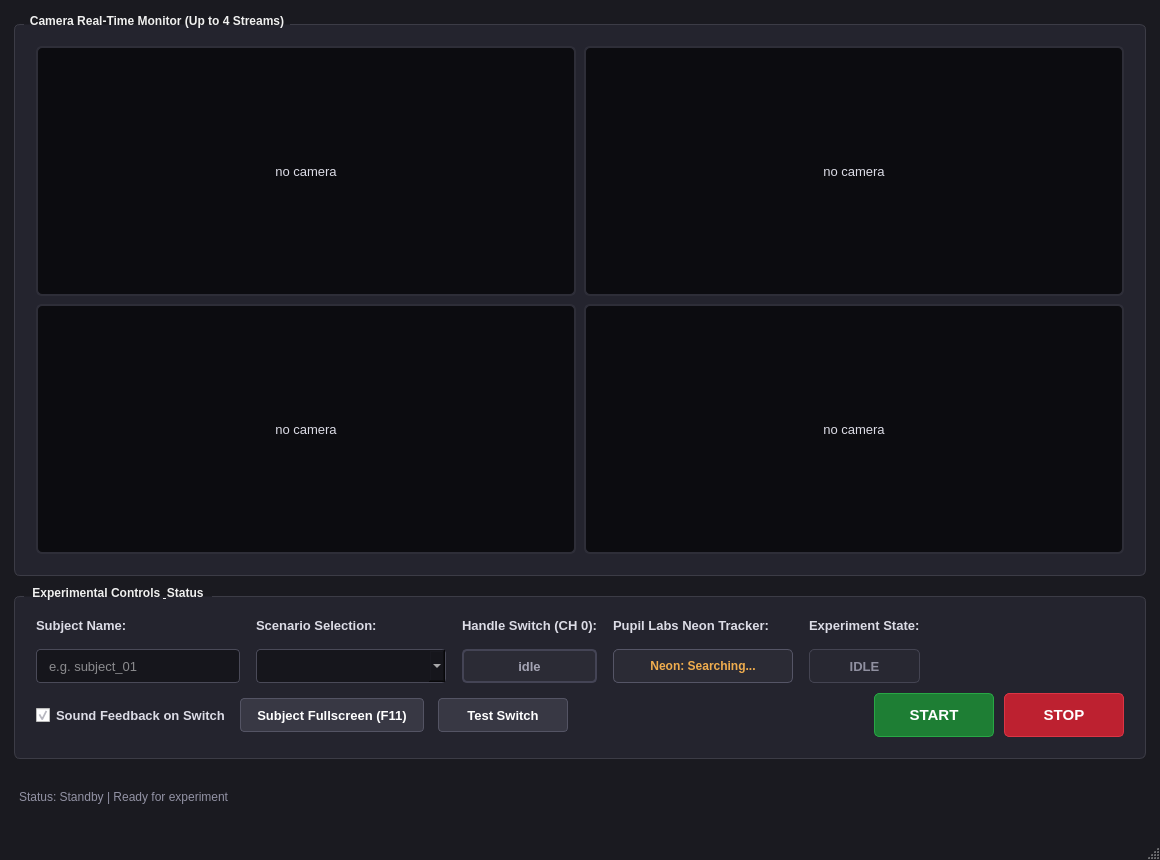
<?xml version="1.0" encoding="UTF-8"?>
<ui version="4.0">
 <class>OperatorWindow</class>
 <widget class="QMainWindow" name="OperatorWindow">
  <property name="geometry">
   <rect>
    <x>0</x>
    <y>0</y>
    <width>1160</width>
    <height>860</height>
   </rect>
  </property>
  <property name="windowTitle">
   <string>Simulator Monitor - Operator Control</string>
  </property>
  <property name="styleSheet">
   <string notr="true">
    QMainWindow { background-color: #1a1a20; color: #f0f0f0; }
    QLabel { color: #dcdce6; font-size: 13px; }
    QGroupBox { font-weight: bold; border: 1px solid #3c3c46; border-radius: 6px; margin-top: 10px; padding: 12px; background-color: #24242e; color: #f0f0f0; }
    QGroupBox::title { subcontrol-origin: margin; left: 10px; padding: 0 4px; }
    QLineEdit { background-color: #16161c; border: 1px solid #4a4a58; border-radius: 4px; padding: 6px 10px; color: #ffffff; font-size: 13px; }
    QLineEdit:focus { border: 1px solid #007acc; }
    QComboBox { background-color: #16161c; border: 1px solid #4a4a58; border-radius: 4px; padding: 6px 10px; color: #ffffff; font-size: 13px; }
    QComboBox:focus { border: 1px solid #007acc; }
    QComboBox QAbstractItemView { background-color: #24242e; color: #ffffff; selection-background-color: #007acc; }
    QCheckBox { color: #dcdce6; font-size: 13px; font-weight: bold; spacing: 6px; }
    QPushButton { background-color: #383844; color: #ffffff; border: 1px solid #545464; border-radius: 4px; padding: 8px 16px; font-weight: bold; font-size: 13px; }
    QPushButton:hover { background-color: #4a4a58; }
    QPushButton:pressed { background-color: #2a2a34; }
    QPushButton:disabled { background-color: #262630; color: #666674; border-color: #363644; }
   </string>
  </property>
  <widget class="QWidget" name="centralwidget">
   <layout class="QVBoxLayout" name="mainVerticalLayout">
    <property name="spacing">
     <number>10</number>
    </property>
    <property name="leftMargin">
     <number>14</number>
    </property>
    <property name="topMargin">
     <number>14</number>
    </property>
    <property name="rightMargin">
     <number>14</number>
    </property>
    <property name="bottomMargin">
     <number>14</number>
    </property>
    <item>
     <widget class="QGroupBox" name="grpCameraViews">
      <property name="title">
       <string>Camera Real-Time Monitor (Up to 4 Streams)</string>
      </property>
      <layout class="QGridLayout" name="gridCamerasLayout">
       <property name="spacing">
        <number>8</number>
       </property>
       <item row="0" column="0">
        <widget class="QLabel" name="label_cam_0">
         <property name="minimumSize">
          <size>
           <width>400</width>
           <height>250</height>
          </size>
         </property>
         <property name="styleSheet">
          <string notr="true">background-color: #0c0c10; border: 2px solid #2e2e38; border-radius: 6px;</string>
         </property>
         <property name="text">
          <string>no camera</string>
         </property>
         <property name="alignment">
          <set>Qt::AlignCenter</set>
         </property>
        </widget>
       </item>
       <item row="0" column="1">
        <widget class="QLabel" name="label_cam_1">
         <property name="minimumSize">
          <size>
           <width>400</width>
           <height>250</height>
          </size>
         </property>
         <property name="styleSheet">
          <string notr="true">background-color: #0c0c10; border: 2px solid #2e2e38; border-radius: 6px;</string>
         </property>
         <property name="text">
          <string>no camera</string>
         </property>
         <property name="alignment">
          <set>Qt::AlignCenter</set>
         </property>
        </widget>
       </item>
       <item row="1" column="0">
        <widget class="QLabel" name="label_cam_2">
         <property name="minimumSize">
          <size>
           <width>400</width>
           <height>250</height>
          </size>
         </property>
         <property name="styleSheet">
          <string notr="true">background-color: #0c0c10; border: 2px solid #2e2e38; border-radius: 6px;</string>
         </property>
         <property name="text">
          <string>no camera</string>
         </property>
         <property name="alignment">
          <set>Qt::AlignCenter</set>
         </property>
        </widget>
       </item>
       <item row="1" column="1">
        <widget class="QLabel" name="label_cam_3">
         <property name="minimumSize">
          <size>
           <width>400</width>
           <height>250</height>
          </size>
         </property>
         <property name="styleSheet">
          <string notr="true">background-color: #0c0c10; border: 2px solid #2e2e38; border-radius: 6px;</string>
         </property>
         <property name="text">
          <string>no camera</string>
         </property>
         <property name="alignment">
          <set>Qt::AlignCenter</set>
         </property>
        </widget>
       </item>
      </layout>
     </widget>
    </item>
    <item>
     <widget class="QGroupBox" name="grpControls">
      <property name="title">
       <string>Experimental Controls &amp; Status</string>
      </property>
      <layout class="QVBoxLayout" name="controlsMainLayout">
       <property name="spacing">
        <number>10</number>
       </property>
       <item>
        <layout class="QHBoxLayout" name="topControlsLayout">
         <property name="spacing">
          <number>16</number>
         </property>
         <item>
          <layout class="QVBoxLayout" name="vboxSubject">
           <item>
            <widget class="QLabel" name="lblSubject">
             <property name="text">
              <string>Subject Name:</string>
             </property>
             <property name="font">
              <font>
               <bold>true</bold>
              </font>
             </property>
            </widget>
           </item>
           <item>
            <widget class="QLineEdit" name="edit_subject_name">
             <property name="minimumSize">
              <size>
               <width>160</width>
               <height>34</height>
              </size>
             </property>
             <property name="placeholderText">
              <string>e.g. subject_01</string>
             </property>
            </widget>
           </item>
          </layout>
         </item>
         <item>
          <layout class="QVBoxLayout" name="vboxScenario">
           <item>
            <widget class="QLabel" name="lblScenario">
             <property name="text">
              <string>Scenario Selection:</string>
             </property>
             <property name="font">
              <font>
               <bold>true</bold>
              </font>
             </property>
            </widget>
           </item>
           <item>
            <widget class="QComboBox" name="combo_scenario">
             <property name="minimumSize">
              <size>
               <width>190</width>
               <height>34</height>
              </size>
             </property>
            </widget>
           </item>
          </layout>
         </item>
         <item>
          <layout class="QVBoxLayout" name="vboxSwitch">
           <item>
            <widget class="QLabel" name="lblSwitchTitle">
             <property name="text">
              <string>Handle Switch (CH 0):</string>
             </property>
             <property name="font">
              <font>
               <bold>true</bold>
              </font>
             </property>
            </widget>
           </item>
           <item>
            <widget class="QLabel" name="label_switch_status">
             <property name="minimumSize">
              <size>
               <width>130</width>
               <height>34</height>
              </size>
             </property>
             <property name="styleSheet">
              <string notr="true">background-color: #2b2b35; color: #a4a4b4; border: 2px solid #444455; border-radius: 5px; font-size: 13px; font-weight: bold; padding: 2px;</string>
             </property>
             <property name="text">
              <string>idle</string>
             </property>
             <property name="alignment">
              <set>Qt::AlignCenter</set>
             </property>
            </widget>
           </item>
          </layout>
         </item>
         <item>
          <layout class="QVBoxLayout" name="vboxEyeTracker">
           <item>
            <widget class="QLabel" name="lblEyeTrackerTitle">
             <property name="text">
              <string>Pupil Labs Neon Tracker:</string>
             </property>
             <property name="font">
              <font>
               <bold>true</bold>
              </font>
             </property>
            </widget>
           </item>
           <item>
            <widget class="QLabel" name="label_eyetracker_status">
             <property name="minimumSize">
              <size>
               <width>180</width>
               <height>34</height>
              </size>
             </property>
             <property name="styleSheet">
              <string notr="true">background-color: #2b2b35; color: #f0ad4e; border: 1px solid #555566; border-radius: 5px; font-size: 12px; font-weight: bold; padding: 2px 6px;</string>
             </property>
             <property name="text">
              <string>Neon: Searching...</string>
             </property>
             <property name="alignment">
              <set>Qt::AlignCenter</set>
             </property>
            </widget>
           </item>
          </layout>
         </item>
         <item>
          <layout class="QVBoxLayout" name="vboxExpState">
           <item>
            <widget class="QLabel" name="lblExpState">
             <property name="text">
              <string>Experiment State:</string>
             </property>
             <property name="font">
              <font>
               <bold>true</bold>
              </font>
             </property>
            </widget>
           </item>
           <item>
            <widget class="QLabel" name="label_rec_state">
             <property name="minimumSize">
              <size>
               <width>110</width>
               <height>34</height>
              </size>
             </property>
             <property name="styleSheet">
              <string notr="true">background-color: #282832; color: #9090a0; border: 1px solid #444452; border-radius: 5px; font-size: 13px; font-weight: bold;</string>
             </property>
             <property name="text">
              <string>IDLE</string>
             </property>
             <property name="alignment">
              <set>Qt::AlignCenter</set>
             </property>
            </widget>
           </item>
          </layout>
         </item>
         <item>
          <spacer name="horizontalSpacerTop">
           <property name="orientation">
            <enum>Qt::Horizontal</enum>
           </property>
           <property name="sizeHint" stdset="0">
            <size>
             <width>20</width>
             <height>20</height>
            </size>
           </property>
          </spacer>
         </item>
        </layout>
       </item>
       <item>
        <layout class="QHBoxLayout" name="bottomControlsLayout">
         <property name="spacing">
          <number>14</number>
         </property>
         <item>
          <widget class="QCheckBox" name="check_sound_feedback">
           <property name="text">
            <string>Sound Feedback on Switch</string>
           </property>
           <property name="checked">
            <bool>true</bool>
           </property>
          </widget>
         </item>
         <item>
          <widget class="QPushButton" name="btn_toggle_subject_fullscreen">
           <property name="minimumSize">
            <size>
             <width>180</width>
             <height>34</height>
            </size>
           </property>
           <property name="text">
            <string>Subject Fullscreen (F11)</string>
           </property>
          </widget>
         </item>
         <item>
          <widget class="QPushButton" name="btn_mock_switch">
           <property name="minimumSize">
            <size>
             <width>130</width>
             <height>34</height>
            </size>
           </property>
           <property name="text">
            <string>Test Switch</string>
           </property>
          </widget>
         </item>
         <item>
          <spacer name="horizontalSpacerBottom">
           <property name="orientation">
            <enum>Qt::Horizontal</enum>
           </property>
           <property name="sizeHint" stdset="0">
            <size>
             <width>40</width>
             <height>20</height>
            </size>
           </property>
          </spacer>
         </item>
         <item>
          <layout class="QHBoxLayout" name="hboxStartStop">
           <property name="spacing">
            <number>10</number>
           </property>
           <item>
            <widget class="QPushButton" name="btn_start">
             <property name="minimumSize">
              <size>
               <width>120</width>
               <height>44</height>
              </size>
             </property>
             <property name="styleSheet">
              <string notr="true">background-color: #1e7e34; color: #ffffff; border: 1px solid #28a745; border-radius: 5px; font-size: 15px; font-weight: bold;</string>
             </property>
             <property name="text">
              <string>START</string>
             </property>
            </widget>
           </item>
           <item>
            <widget class="QPushButton" name="btn_stop">
             <property name="enabled">
              <bool>false</bool>
             </property>
             <property name="minimumSize">
              <size>
               <width>120</width>
               <height>44</height>
              </size>
             </property>
             <property name="styleSheet">
              <string notr="true">background-color: #bd2130; color: #ffffff; border: 1px solid #dc3545; border-radius: 5px; font-size: 15px; font-weight: bold;</string>
             </property>
             <property name="text">
              <string>STOP</string>
             </property>
            </widget>
           </item>
          </layout>
         </item>
        </layout>
       </item>
      </layout>
     </widget>
    </item>
    <item>
     <widget class="QLabel" name="label_session_info">
      <property name="styleSheet">
       <string notr="true">color: #9292a4; font-size: 12px; padding: 2px;</string>
      </property>
      <property name="text">
       <string>Status: Standby | Ready for experiment</string>
      </property>
     </widget>
    </item>
   </layout>
  </widget>
  <widget class="QStatusBar" name="statusbar"/>
 </widget>
 <resources/>
 <connections/>
</ui>
